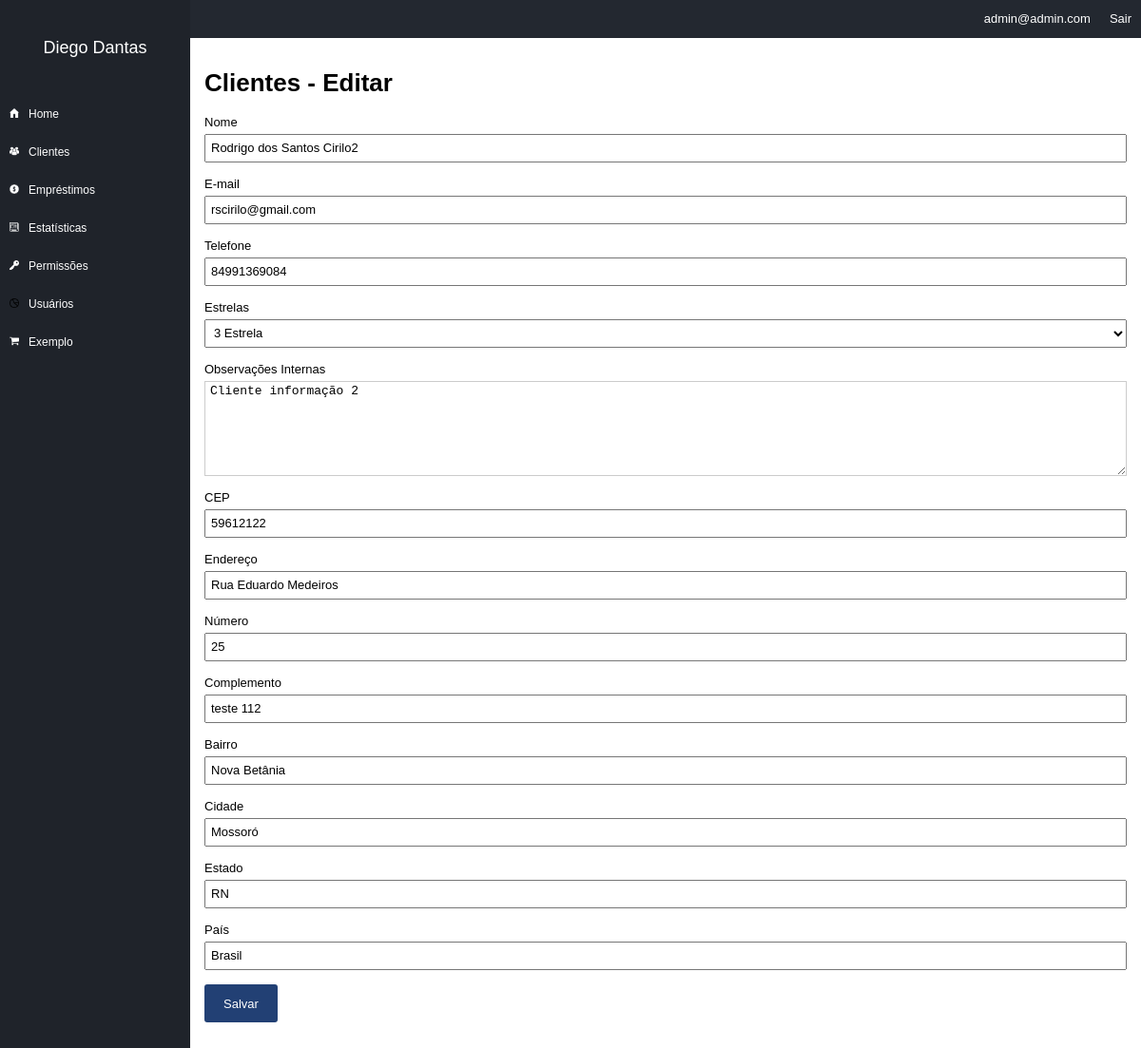
The app's page /clients/edit/1 (signed in) with its own data.
### tables this page shows
CREATE TABLE `clients` (
  `id` int(11) NOT NULL,
  `id_company` int(11) NOT NULL,
  `name` varchar(100) NOT NULL DEFAULT '',
  `email` varchar(100) DEFAULT NULL,
  `phone` varchar(50) DEFAULT NULL,
  `address` varchar(100) DEFAULT NULL,
  `address2` varchar(100) DEFAULT NULL,
  `address_number` varchar(50) DEFAULT NULL,
  `address_neighb` varchar(100) DEFAULT NULL,
  `address_city` varchar(50) DEFAULT NULL,
  `address_state` varchar(50) DEFAULT NULL,
  `address_country` varchar(50) DEFAULT NULL,
  `address_zipcode` varchar(50) DEFAULT NULL,
  `stars` int(11) NOT NULL DEFAULT 3,
  `internal_obs` text DEFAULT NULL
);

### core/Controller.php (called while the page is built, shortened)
<?php
class controller {
	public function loadTemplate($viewName, $viewData = array()) {
		include 'views/template.php';
	}
	public function loadViewInTemplate($viewName, $viewData) {
		extract($viewData);
		include 'views/'.$viewName.'.php';
	}
}

### core/Core.php (called while the page is built, shortened)
<?php
class Core {
	public function run() {
        $url = explode('index.php', $_SERVER['PHP_SELF']);
        $url = end($url);
		$params = array();
		if(!empty($url) && $url != '/') {
			$url = explode('/', $url);
			array_shift($url);
			array_shift($url);
			if(isset($url[0])) {
				$currentAction = $url[0];
				array_shift($url);
			} else {
				$currentAction = 'index';
			}
			if(count($url) > 0) {
				$params = $url;
			}
		} else {
			$currentController = 'homeController';
			$currentAction = 'index';
		}
		$c = new $currentController();
		call_user_func_array(array($c, $currentAction), $params);
	}
}

### index.php (called while the page is built, shortened)
<?php
require 'config.php';
$core = new Core();
$core->run();
?>

### core/Model.php (called while the page is built, shortened)
<?php
class model {
	public function __construct() {
		global $config;
		$this->db = new PDO("mysql:dbname=".$config['dbname'].";host=".$config['host'], $config['dbuser'], $config['dbpass']);
	}
}
?>

### config.php (called while the page is built, shortened)
<?php
$config = array();
if(ENVIRONMENT == 'development') {
	$config['dbname'] = 'financeiro';
	$config['host'] = 'localhost';
	$config['dbuser'] = 'root';
	$config['dbpass'] = '';
} else {
	$config['dbname'] = 'financeiro';
	$config['host'] = 'localhost';
	$config['dbuser'] = 'root';
	$config['dbpass'] = 'root';
}
?>

### models/Clients.php (called while the page is built, shortened)
<?php
class Clients extends model{
	public function getInfo($id, $id_company) {
		$array = array();
		$sql = $this->db->prepare("SELECT * FROM clients WHERE id = :id AND id_company = :id_company");
		$sql->bindValue(":id", $id);
		$sql->bindValue(":id_company", $id_company);
		$sql->execute();
		if($sql->rowCount() > 0) {
			$array = $sql->fetch();
		}
		return $array;
	}
}

### models/Users.php (called while the page is built, shortened)
<?php
class Users extends model {
	private $userInfo;
	public function setLoggedUser() {
		if(isset($_SESSION['ccUser']) && !empty($_SESSION['ccUser'])) {
			$id = $_SESSION['ccUser'];
			$sql = $this->db->prepare("SELECT * FROM users WHERE id = :id");
			$sql->bindValue(':id', $id);
			$sql->execute();
			if($sql->rowCount() > 0) {
				$this->userInfo = $sql->fetch();
			}
		}
	}
	public function getCompany() {
		if(isset($this->userInfo['id_company'])) {
			return $this->userInfo['id_company'];
		} else {
			return 0;
		}
	}
}

### views/clients_edit.php (the view, shortened to what this page needs)
<h1>Clientes - Editar</h1>
<form method="POST">
	<label for="name">Nome</label><br>
	<input type="text" name="name" value="<?php echo $client_info['name']; ?>" required ><br><br>
	<label for="email">E-mail</label><br>
	<input type="email" name="email" value="<?php echo $client_info['email']; ?>" ><br><br>
	<label for="phone">Telefone</label><br>
	<input type="text" name="phone" value="<?php echo $client_info['phone']; ?>" ><br><br>
	<label for="stars">Estrelas</label><br>
	<select name="stars" id="stars">
		<option value="3" <?php echo ($client_info['stars']=='3')?'selected="selected"':''; ?>>3 Estrela</option>
	</select><br><br>
	<label for="internal_obs">Observações Internas</label><br>
	<textarea name="internal_obs" id="internal_obs"><?php echo $client_info['internal_obs']; ?></textarea><br><br>
	<label for="address_zipcode">CEP</label><br>
	<input type="text" name="address_zipcode" value="<?php echo $client_info['address_zipcode']; ?>" ><br><br>
	<label for="address">Endereço</label><br>
	<input type="text" name="address" value="<?php echo $client_info['address']; ?>" ><br><br>
	<label for="address_number">Número</label><br>
	<input type="text" name="address_number" value="<?php echo $client_info['address_number']; ?>" ><br><br>
	<label for="address2">Complemento</label><br>
	<input type="text" name="address2" value="<?php echo $client_info['address2']; ?>" ><br><br>
	<label for="address_neighb">Bairro</label><br>
	<input type="text" name="address_neighb" value="<?php echo $client_info['address_neighb']; ?>" ><br><br>
	<label for="address_city">Cidade</label><br>
	<input type="text" name="address_city" value="<?php echo $client_info['address_city']; ?>" ><br><br>
	<label for="address_state">Estado</label><br>
	<input type="text" name="address_state" value="<?php echo $client_info['address_state']; ?>" ><br><br>
	<label for="address_country">País</label><br>
	<input type="text" name="address_country" value="<?php echo $client_info['address_country']; ?>" ><br><br>
	<input type="submit" value="Salvar" >
</form>

### assets/css/template.css (style rules this page uses)
body { margin:0; padding:0; font-size:13px; font-family:Arial; }
input[type=text], input[type=email], input[type=password], input[type=number], select, textarea { width:100%; height:30px; font-size:13px; outline:0; padding-left:5px; padding-right:5px; margin-top:5px; }
textarea { height:100px; border:1px solid #CCC; }
input[type=submit], button, .button { border:0px; background-color:#224074; color:#FFF; height:40px; line-height: 40px; border-radius:3px; padding-left:20px; padding-right:20px; cursor:pointer; font-size:13px; display: inline-block; }

### records on screen
clients: name "Rodrigo dos Santos Cirilo2", email "rscirilo@gmail.com", phone "84991369084", stars "3 Estrela", internal_obs "Cliente informação 2", address_zipcode "59612122", address "Rua Eduardo Medeiros", address_number "25", address2 "teste 112", address_neighb "Nova Betânia", address_city "Mossoró", address_state "RN", address_country "Brasil"

### other values on screen
$viewData['company_name'] "Diego Dantas"
$viewData ['user_email'] "admin@admin.com"
